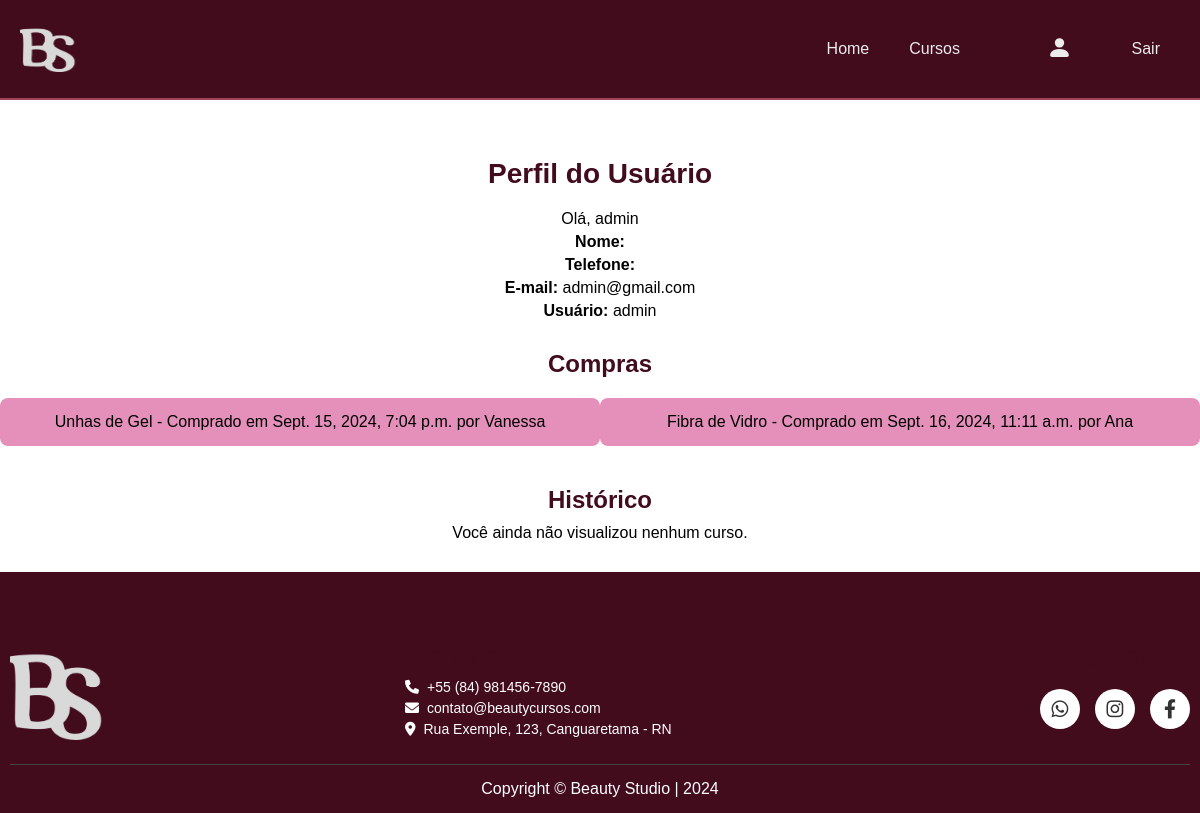
/perfil (signed in), run on an earlier commit of the app's database.
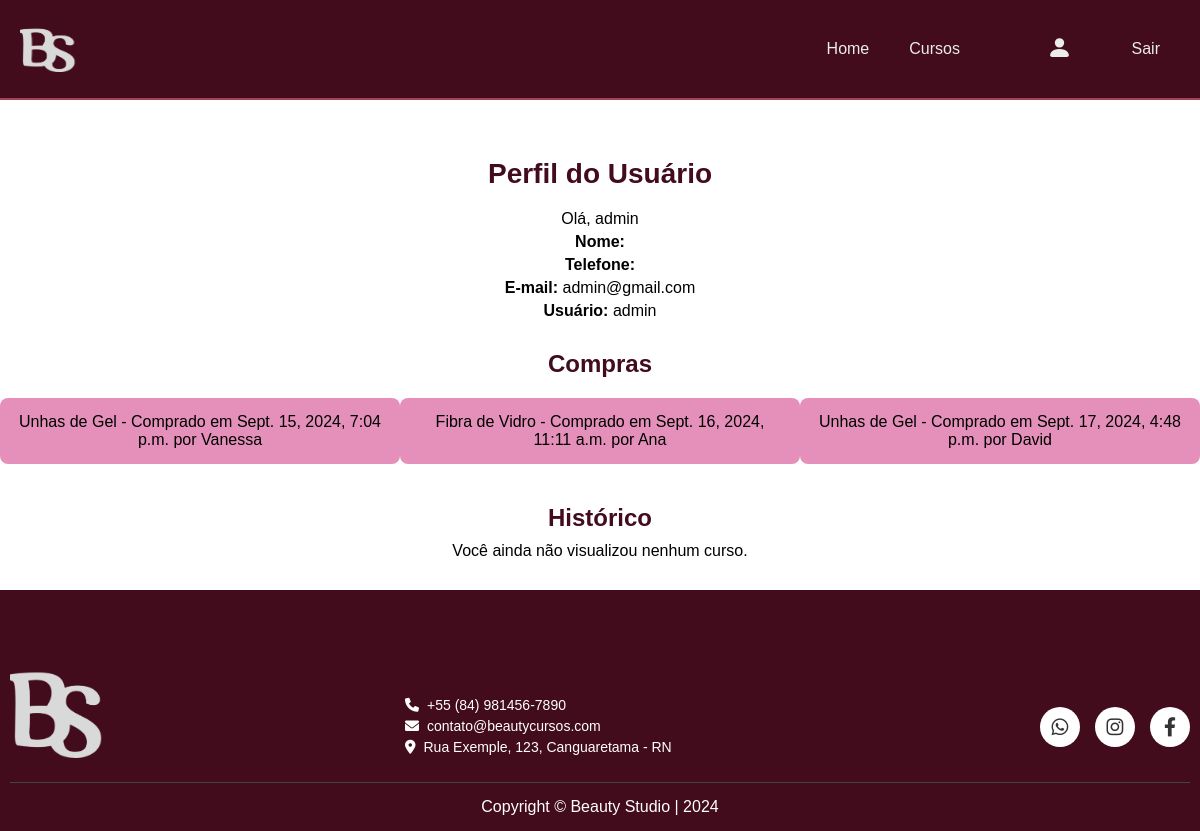
And on a later commit of the database.
### BStudios/models.py (models this page shows, shortened)
class Pedido(models.Model):
    idPedido = models.BigAutoField(primary_key=True)
    fk_idCaCursos = models.ForeignKey(CaCursos, on_delete=models.CASCADE)
    data = models.DateTimeField(auto_now_add=True)
    fk_idUsuario = models.ForeignKey('users.Usuario', on_delete=models.CASCADE)
    fk_idCurso = models.ForeignKey(Curso, on_delete=models.CASCADE)
    fk_idMetodoPagamento = models.ForeignKey(MetodoPagamento, on_delete=models.CASCADE)

class Curso(models.Model):
    idCurso = models.BigAutoField(primary_key=True)
    nome = models.CharField(max_length=100, null=False)
    image = models.ImageField(upload_to='image/curso', null=True)
    descricao = models.CharField(max_length=300, null=False)
    dataInicio = models.DateField(null=False)
    dataFim = models.DateField(null=False)
    hora_inicio = models.TimeField(null=False)
    hora_final = models.TimeField(null=False)
    dias = models.CharField(max_length=100,null=False)
    valor_cur = models.DecimalField(max_digits=10, decimal_places=2, null=False)
    fk_idCaCursos = models.ForeignKey(CaCursos, on_delete=models.CASCADE)
    fk_idFuncionario = models.ForeignKey(Funcionario, on_delete=models.CASCADE)

### users/models.py (models this page shows, shortened)
class Usuario(AbstractBaseUser, PermissionsMixin):
    nome = models.CharField(max_length=100)
    telefone = models.CharField(max_length=15)
    email = models.EmailField(unique=True)
    username = models.CharField(max_length=30, unique=True)
    is_active = models.BooleanField(default=True)
    is_staff = models.BooleanField(default=False)
    is_superuser = models.BooleanField(default=False)
    objects = UsuarioManager()
    USERNAME_FIELD = 'username'
    REQUIRED_FIELDS = ['email']

### BStudios/views.py (the view)
# urls.py: path('perfil', views.perfil, name='perfil'),
@login_required # Para isso acontecer, o usuario deve estar logado
def perfil(request):
    historico_ids = request.session.get('historico_cursos', [])
    cursos_historico = Curso.objects.filter(idCurso__in=historico_ids)
    user = request.user  # Obtém o usuário logado
    if  user.is_superuser:
        pedido = Pedido.objects.all()
    else:
        pedido = Pedido.objects.filter(fk_idUsuario=request.user)
    context={'pedido': pedido, 'cursos_historico':cursos_historico}
    return render(request, 'BStudios/perfil.html', context)

### BStudios/templates/BStudios/perfil.html
{% extends "BStudios/master.html" %}
{%load static %}
{% block content %}
<link rel="stylesheet" href="{% static 'css/perfil.css' %}">
<h2 class="profile-title">Perfil do Usuário</h2>
<div class="user-info">
    <p>Olá, {{user.username}}</p>
    <p><strong>Nome:</strong> {{ user.nome }}</p>
    <p><strong>Telefone:</strong> {{ user.telefone }}</p>
    <p><strong>E-mail:</strong> {{ user.email }}</p>
    <p><strong>Usuário:</strong> {{ user.username }}</p>
</div>
{% if request.user.is_superuser %}
<h2 class="section-title">Compras</h2>
{% else %}
<h2 class="section-title">Minhas Compras</h2>
{% endif %}
<ul class="purchases-list">
    {% for pedido in pedido %}
        {% if request.user.is_superuser %}
        <li>{{ pedido.fk_idCurso.nome }} - Comprado em {{ pedido.data }} por {{pedido.fk_idUsuario.nome}}</li>
        {% else %}
        <li>{{ pedido.fk_idCurso.nome }} - Comprado em {{ pedido.data }}</li>
        {% endif %}
    {% empty %}
        {% if request.user.is_superuser %}
        <li>Nenhum curso foi comprado.</li>
        {% else %}
        <li>Você ainda não comprou nenhum curso.</li>
        {% endif %}
    {% endfor %}
</ul>
<h2 class="section-title">Histórico</h2>
<ul class="history-list">
    {% for curso in cursos_historico %}
    <li class="history-item">
        <img src="{{ curso.image.url }}" alt="{{ curso.nome }}" class="course-image">
        <div class="course-info">
            <a href="{% url 'detalhes' curso.idCurso %}" class="course-link">{{ curso.nome }}</a>
            <p class="course-status">Situação: {{ curso.situacao }}</p>
        </div>
    </li>
    {% empty %}
    <li>Você ainda não visualizou nenhum curso.</li>
    {% endfor %}
</ul>
{% endblock content %}

What changed in the data, as far as the page shows it:
added Pedido: fk_idCurso.nome "Unhas de Gel", data "Sept. 17, 2024, 4:48 p.m.", fk_idUsuario.nome "David"
